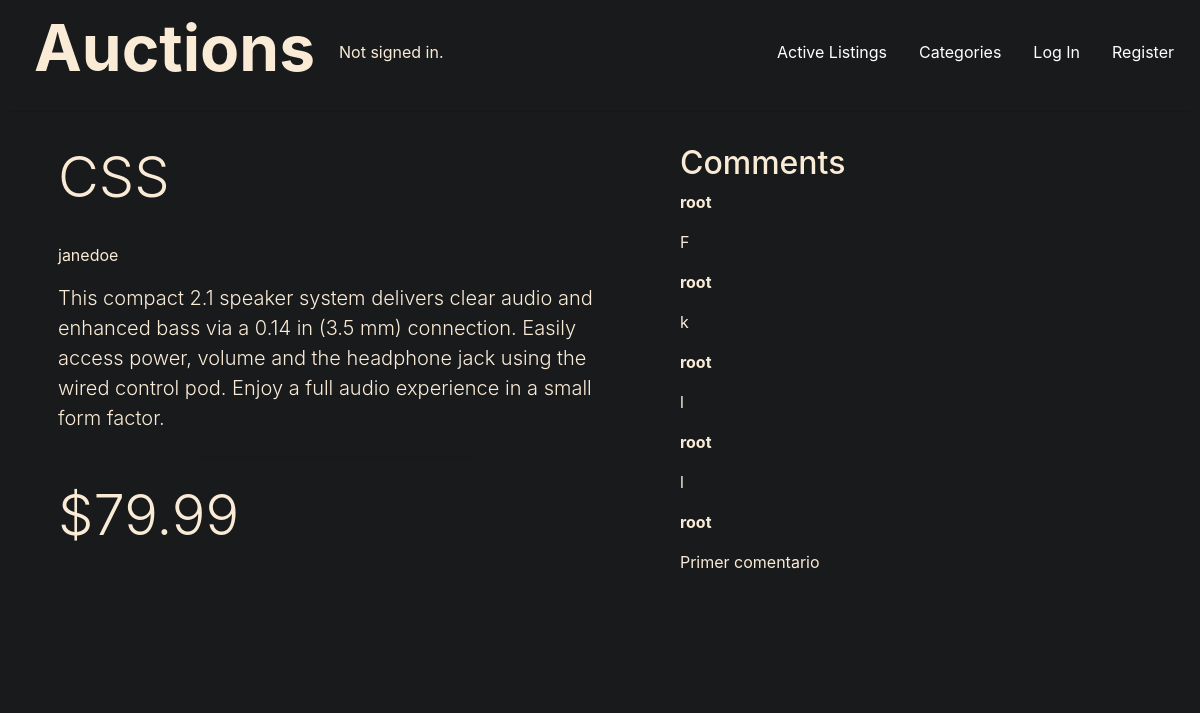
Page /closeBid/9 on the committed database.
### auctions/models.py (models this page shows, shortened)
class Listing(models.Model):
    title = models.CharField(max_length=50, default="")
    description = models.CharField(max_length=280, default="")
    image = models.CharField(max_length=2090, default="")
    price = models.FloatField(default=0)
    activeListing = models.BooleanField(default=True)
    owner = models.ForeignKey(
        User, on_delete=models.CASCADE, blank=True, null=True, related_name="user")
    category = models.ForeignKey(
        Category, on_delete=models.CASCADE, blank=True, null=True, related_name="category")
    watchlist = models.ManyToManyField(
        User, blank=True, null=True, related_name="watchlist")
    latestBidder = models.ForeignKey(
        User, on_delete=models.CASCADE, blank=True, null=True, related_name="latestBidder")

class User(AbstractUser):
    pass

class Comment(models.Model):
    author = models.ForeignKey(
        User, on_delete=models.CASCADE, blank=True, null=True, related_name="userComment")
    listing = models.ForeignKey(
        Listing, on_delete=models.CASCADE, blank=True, null=True, related_name="listingComment")
    comment = models.CharField(max_length=280, default="")

### auctions/views.py (the view)
# urls.py: path("closeBid/<int:id>", views.closeBid,
def closeBid(request, id):
    currentListing = Listing.objects.get(pk=id)
    user = request.user
    currentBidder = currentListing.latestBidder
    currentListing.activeListing = False
    currentListing.save()
    watchlistTrue = request.user in currentListing.watchlist.all()
    listingComments = currentListing.listingComment.all()
    return render(request, "auctions/listing.html", {
        "listing": currentListing,
        "watchlistTrue": watchlistTrue,
        "listingComments": listingComments,
        "currentBidder": currentBidder,
        "currentUser": user
    })

### auctions/templates/auctions/listing.html (shortened to what this page needs)
{% extends "auctions/layout.html" %} {% block body %}
<div class="d-flex">
    <section
    style="width: 100%"
    class="p-3 d-flex flex-wrap flex-row bd-highlight mb-3 justify-content-start"
    >
    <div class="jumbotron pt-0">
      <h1 class="display-4">{{listing.title}}</h1>
      <p>{{listing.owner}}</p>
      <p class="lead" style="min-width: 400px;">{{listing.description}}</p>
      <hr class="my-4 w-50" />
      <h4 class="display-4">${{listing.price}}</h4>
    </div>
  </section>
  <section style="width: 80%" class="p-3 mb-3 justify-content-start">
    <h2>Comments</h2>
     {%for comment in listingComments%}
    <p class="font-weight-bold">{{comment.author}}</p>
    <p>{{comment.comment}}</p>
    {%endfor%}
  </section>
</div>
{% endblock %}

### auctions/static/auctions/styles.css (style rules this page uses)
*, body, .jumbotron, .bd-highlight { background-color: #181a1b; color: antiquewhite; }
body { padding: 10px; }

### rows in the picture
Listing: title "CSS", owner "janedoe", description "This compact 2.1 speaker system delivers clear audio and enhanced bass via a 0.14 in (3.5 mm) connection. Easily access power, volume and the headphone jack using the wired control pod. Enjoy a full audio experience in a small form factor.", price "79.99"
Comment: author "root", comment "F"
Comment: author "root", comment "k"
Comment: author "root", comment "l"
Comment: author "root", comment "l"
Comment: author "root", comment "Primer comentario"
